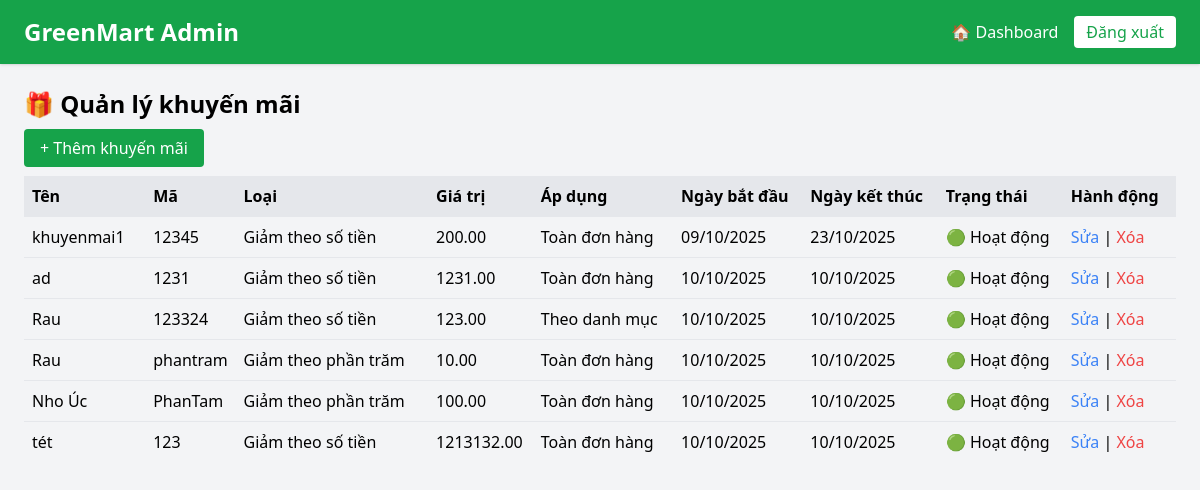
Before: /admin_panel/admin_promotion with the older database file.
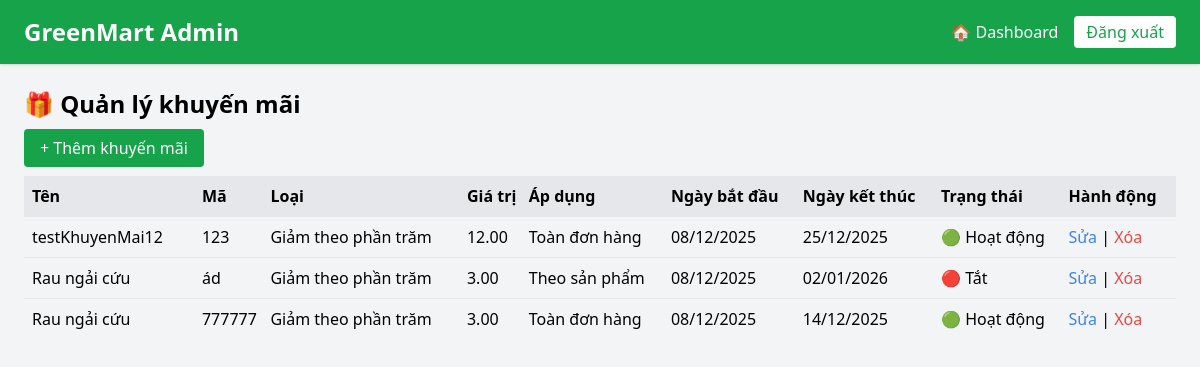
After: the same page with the newer database file.
### app/models.py (models this page shows, shortened)
class Promotion(models.Model):
    DISCOUNT_TYPE_CHOICES = [
        ('money', 'Giảm theo số tiền'),
        ('percent', 'Giảm theo phần trăm'),
    ]
    APPLY_TYPE_CHOICES = [
        ('product', 'Theo sản phẩm'),
        ('category', 'Theo danh mục'),
        ('order', 'Toàn đơn hàng'),
    ]
    user = models.ForeignKey(User, on_delete=models.CASCADE, blank=True, null=True, related_name="promotions")
    name = models.CharField(max_length=100)
    code = models.CharField(max_length=20, unique=True)
    discount_type = models.CharField(max_length=10, choices=DISCOUNT_TYPE_CHOICES)
    discount_value = models.DecimalField(max_digits=100000000, decimal_places=2)
    apply_type = models.CharField(max_length=10, choices=APPLY_TYPE_CHOICES, default='order')
    products = models.ManyToManyField('Product', blank=True)
    categories = models.ManyToManyField('Category', blank=True)
    start_date = models.DateTimeField(auto_now_add=True)
    end_date = models.DateTimeField()
    is_active = models.BooleanField(default=True)
    min_order_value = models.DecimalField(max_digits=10, decimal_places=2, default=0)

### adminpanel/views.py (the view)
# urls.py: path("admin_promotion", views.promotion,name='admin_promotion'),
def promotion(request):
    promotions = Promotion.objects.all()
    return render(request, "promotion.html", {"promotions":promotions})

### adminpanel/templates/promotion.html (shortened to what this page needs)
<!DOCTYPE html>
<html lang="vi">
<head>
  <script src="https://cdn.tailwindcss.com"></script>
</head>
<body class="bg-gray-100">
  <nav class="bg-green-600 text-white px-6 py-4 flex justify-between items-center shadow">
    <h1 class="text-2xl font-bold">GreenMart Admin</h1>
    <div class="flex items-center gap-4">
      <a href="/admin_panel/" class="hover:underline">🏠 Dashboard</a>
      <a href="#" class="bg-white text-green-600 px-3 py-1 rounded font-medium">Đăng xuất</a>
    </div>
  </nav>
<div class="p-6">
  <h2 class="text-2xl font-bold mb-4">🎁 Quản lý khuyến mãi</h2>
  <a href="{% url 'add_promotion' %}" class="bg-green-600 text-white px-4 py-2 rounded">+ Thêm khuyến mãi</a>
  <table class="w-full mt-4 border-collapse">
    <thead>
      <tr class="bg-gray-200 text-left">
        <th class="p-2">Tên</th>
        <th>Mã</th>
        <th>Loại</th>
        <th>Giá trị</th>
        <th>Áp dụng</th>
        <th>Ngày bắt đầu</th>
        <th>Ngày kết thúc</th>
        <th>Trạng thái</th>
        <th>Hành động</th>
      </tr>
    </thead>
    <tbody>
      {% for promo in promotions %}
      <tr class="border-t">
        <td class="p-2">{{ promo.name }}</td>
        <td>{{ promo.code }}</td>
        <td>{{ promo.get_discount_type_display }}</td>
        <td>{{ promo.discount_value }}</td>
        <td>{{ promo.get_apply_type_display }}</td>
        <td>{{ promo.start_date|date:"d/m/Y" }}</td>
        <td>{{ promo.end_date|date:"d/m/Y" }}</td>
        <td>{% if promo.is_active %}🟢 Hoạt động{% else %}🔴 Tắt{% endif %}</td>
        <td>
          <a href="{% url 'edit_promotion' promo.id %}" class="text-blue-500">Sửa</a> |
          <a href="{% url 'delete_promotion' promo.id %}" class="text-red-500"
             onclick="return confirm('Xóa khuyến mãi này?')">Xóa</a>
        </td>
      </tr>
      {% endfor %}
    </tbody>
  </table>
</div>

Changed rows visible on the page:
removed Promotion: name "khuyenmai1", code "12345", discount_type "Giảm theo số tiền", discount_value "200.00", apply_type "Toàn đơn hàng", start_date "09/10/2025", end_date "23/10/2025", is_active "🟢 Hoạt động"
removed Promotion: name "ad", code "1231", discount_type "Giảm theo số tiền", discount_value "1231.00", apply_type "Toàn đơn hàng", start_date "10/10/2025", end_date "10/10/2025", is_active "🟢 Hoạt động"
removed Promotion: name "Rau", code "123324", discount_type "Giảm theo số tiền", discount_value "123.00", apply_type "Theo danh mục", start_date "10/10/2025", end_date "10/10/2025", is_active "🟢 Hoạt động"
removed Promotion: name "Rau", code "phantram", discount_type "Giảm theo phần trăm", discount_value "10.00", apply_type "Toàn đơn hàng", start_date "10/10/2025", end_date "10/10/2025", is_active "🟢 Hoạt động"
removed Promotion: name "Nho Úc", code "PhanTam", discount_type "Giảm theo phần trăm", discount_value "100.00", apply_type "Toàn đơn hàng", start_date "10/10/2025", end_date "10/10/2025", is_active "🟢 Hoạt động"
removed Promotion: name "tét", code "123", discount_type "Giảm theo số tiền", discount_value "1213132.00", apply_type "Toàn đơn hàng", start_date "10/10/2025", end_date "10/10/2025", is_active "🟢 Hoạt động"
added Promotion: name "testKhuyenMai12", code "123", discount_type "Giảm theo phần trăm", discount_value "12.00", apply_type "Toàn đơn hàng", start_date "08/12/2025", end_date "25/12/2025", is_active "🟢 Hoạt động"
added Promotion: name "Rau ngải cứu", code "ád", discount_type "Giảm theo phần trăm", discount_value "3.00", apply_type "Theo sản phẩm", start_date "08/12/2025", end_date "02/01/2026", is_active "🔴 Tắt"
added Promotion: name "Rau ngải cứu", code "777777", discount_type "Giảm theo phần trăm", discount_value "3.00", apply_type "Toàn đơn hàng", start_date "08/12/2025", end_date "14/12/2025", is_active "🟢 Hoạt động"
